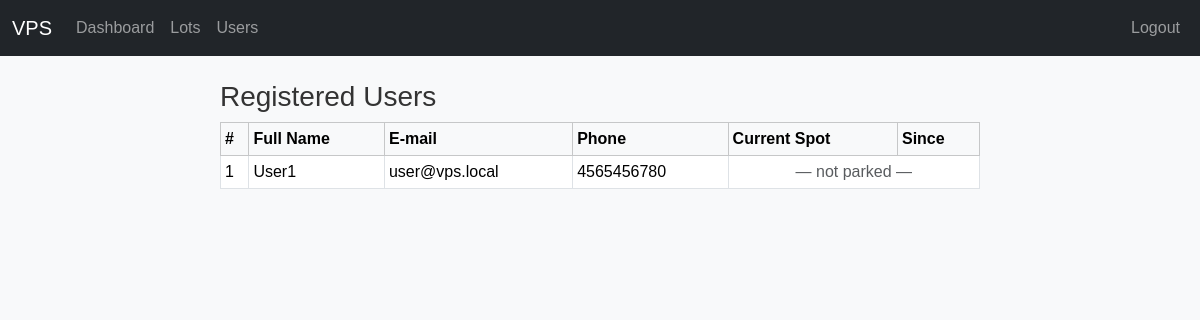
/admin/users (signed in), run on an earlier commit of the app's database.
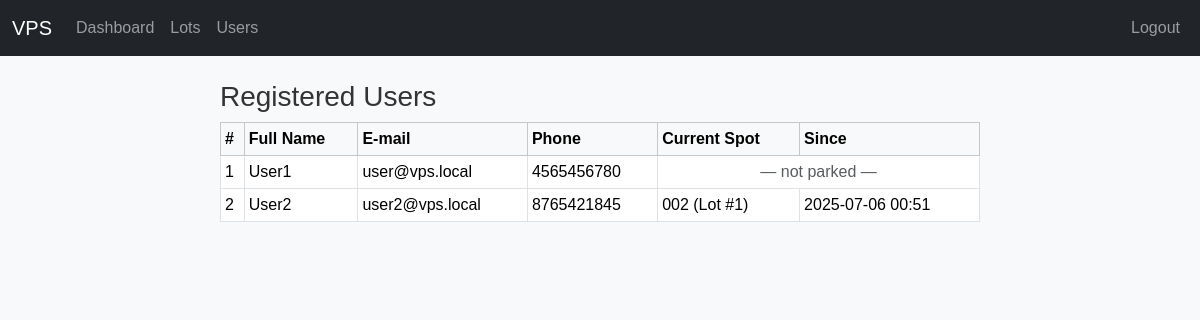
And on a later commit of the database.
### models/models.py (models this page shows, shortened)
class User(Base):
    __tablename__ = "users"
    id = Column(Integer, primary_key=True)
    email = Column(String, unique=True, nullable=False)
    password = Column(String, nullable=False)
    full_name = Column(String, nullable=False)
    address = Column(String)
    phone = Column(String)
    pin_code = Column(String(10))
    reservations = relationship(
        "Reservation", back_populates="user", cascade="all, delete-orphan"
    )

class ParkingSpot(Base):
    __tablename__ = "parking_spots"
    id = Column(Integer, primary_key=True)
    spot_number = Column(String, nullable=False)
    status = Column(PgEnum(SpotStatus), default=SpotStatus.AVAILABLE, nullable=False)
    parking_lot_id = Column(Integer, ForeignKey("parking_lots.id"), nullable=False)
    parking_lot = relationship("ParkingLot", back_populates="spots")
    reservations = relationship(
        "Reservation", back_populates="parking_spot", cascade="all, delete-orphan"
    )

class Reservation(Base):
    __tablename__ = "reservations"
    id = Column(Integer, primary_key=True)
    user_id = Column(Integer, ForeignKey("users.id"), nullable=False)
    parking_spot_id = Column(Integer, ForeignKey("parking_spots.id"), nullable=False)
    vehicle_number = Column(String, nullable=False)
    start_time = Column(DateTime, default=datetime.utcnow, nullable=False)
    occupy_time = Column(DateTime, nullable=True)
    end_time = Column(DateTime, nullable=True)
    user = relationship("User", back_populates="reservations")
    parking_spot = relationship("ParkingSpot", back_populates="reservations")

### app.py (the view)
@app.route("/admin/users")
@login_required
@role_required("admin")
def list_users():
    with SessionLocal() as db:
        users_with_reservations = (
            db.query(User)
            .outerjoin(
                Reservation,
                and_(
                    Reservation.user_id == User.id,
                    Reservation.end_time.is_(None)
                )
            )
            .add_entity(Reservation)
            .all()
        )
        return render_template("admin/users.html", users=users_with_reservations)

### app.py (called while the page is built)
def login_required(view_function):
    @wraps(view_function)
    def authentication_wrapper(*args, **kwargs):
        if "user_id" not in session:
            flash("Authentication required. Please log in to continue.")
            return redirect(url_for("login"))
        return view_function(*args, **kwargs)
    return authentication_wrapper

def role_required(required_role):
    def role_decorator(view_function):
        @wraps(view_function)
        def role_wrapper(*args, **kwargs):
            if session.get("role") != required_role:
                flash("Access denied. Insufficient privileges.")
                return redirect(url_for("login"))
            return view_function(*args, **kwargs)
        return role_wrapper
    return role_decorator

### templates/admin/users.html (shortened to what this page needs)
{% extends 'base.html' %}
{% block content %}
<h3>Registered Users</h3>
<div class="table-responsive">
<table class="table table-bordered table-sm align-middle">
  <thead class="table-light">
    <tr>
      <th>#</th><th>Full Name</th><th>E-mail</th><th>Phone</th>
      <th>Current Spot</th><th>Since</th>
    </tr>
  </thead>
  <tbody>
  {% for user, res in users %}
    <tr>
      <td>{{ user.id }}</td>
      <td>{{ user.full_name }}</td>
      <td>{{ user.email }}</td>
      <td>{{ user.phone or '-' }}</td>
      {% if res %}
        <td>{{ res.parking_spot.spot_number }} (Lot #{{ res.parking_spot.parking_lot_id }})</td>
        <td>{{ res.start_time.strftime('%Y-%m-%d %H:%M') }}</td>
      {% else %}
        <td colspan="2" class="text-center text-muted">— not parked —</td>
      {% endif %}
    </tr>
  {% endfor %}
  </tbody>
</table>
</div>
{% endblock %}

What changed in the data, as far as the page shows it:
added User: id "2", full_name "User2", email "user2@vps.local", phone "8765421845", parking_spot.spot_number "002", parking_spot.parking_lot_id "1", start_time "2025-07-06 00:51"
